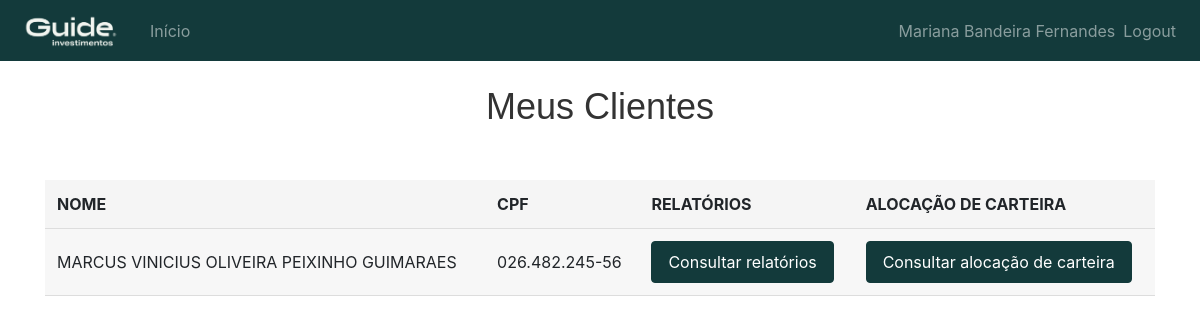
The app's page /client_list (signed in) with its own data.
### website/models.py (models this page shows)
class User(db.Model, UserMixin):
    id = db.Column(db.Integer, primary_key=True)
    email = db.Column(db.String(150), unique=True)
    password = db.Column(db.String(150))
    first_name = db.Column(db.String(150))

class Cliente(db.Model, UserMixin):
    id = db.Column(db.Integer, primary_key=True)
    user_id = db.Column(db.Integer, db.ForeignKey('user.id'))
    mod_time = db.Column(db.DateTime)
    name = db.Column(db.String(150))
    cpf = db.Column(db.String(150))
    birthday = db.Column(db.DateTime)
    civil_state = db.Column(db.String(150))
    email = db.Column(db.String(150))
    phone = db.Column(db.String(150))
    address = db.Column(db.String(150))
    occupation = db.Column(db.String(150))
    workplace = db.Column(db.String(150))
    investor_profile = db.Column(db.String(150))
    txt_dict_1 = db.Column(db.String(150))
    txt_dict_2 = db.Column(db.String(150))
    txt_dict_3 = db.Column(db.String(150))
    txt_dict_4 = db.Column(db.String(150))
    txt_dict_5 = db.Column(db.String(150))
    txt_dict_6 = db.Column(db.String(150))
    txt_dict_7 = db.Column(db.String(150))
    txt_dict_8 = db.Column(db.String(150))
    txt_dict_9 = db.Column(db.String(150))
    txt_dict_10 = db.Column(db.String(150))
    txt_dict_11 = db.Column(db.String(150))
    txt_dict_12 = db.Column(db.String(150))
    txt_dict_13 = db.Column(db.String(150))
    txt_dict_14 = db.Column(db.String(150))
    txt_dict_15 = db.Column(db.String(150))
    txt_dict_16 = db.Column(db.String(150))
    txt_dict_17 = db.Column(db.String(150))
    cliente = relationship('User', backref='cliente')

### website/views.py (the view)
@views.route("/client_list", methods=['GET', 'POST'])
@login_required
def client_list():
    clientes = Cliente.query.filter_by(user_id=current_user.id).all()
    return render_template('client_list.html', clientes=clientes, user=current_user)

### website/__init__.py (called while the page is built)
def create_app():
    app = Flask(__name__)
    app.config['SECRET_KEY'] = 'abcdefg'
    app.config['SQLALCHEMY_DATABASE_URI'] = f'sqlite:///{DB_NAME}'
    app.config['PERMANENT_SESSION_LIFETIME'] = timedelta(seconds=10)
    db.init_app(app)
    from .views import views
    from .auth import auth
    app.register_blueprint(views, url_prefix='/')
    app.register_blueprint(auth, url_prefix='/')
    from .models import User
    login_manager = LoginManager()
    login_manager.login_view = 'auth.login'
    login_manager.init_app(app)
    @login_manager.user_loader
    def load_user(id):
        return User.query.get(int(id))
    with app.app_context():
        db.create_all()
        print('DB created')
    try:
        id = current_user
        if not app.debug and id in session:
            session.pop(id, None)
    except:
        pass
    return app

### website/templates/client_list.html (shortened to what this page needs)
{% extends "base.html" %}
{% block content %}
<br>
</head>
<body>
<h1>Meus Clientes</h1>
<br>
{% if clientes %}
<table>
    <thead>
        <tr>
            <th>Nome</th>
            <th>CPF</th>
            <th>Relatórios</th>
            <th>Alocação de carteira</th>
        </tr>
    </thead>
    <tbody>
        {% for cliente in clientes %}
        <tr>
            <td>{{ cliente.name }}</td>
            <td>{{ cliente.cpf }}</td>
            <td><a href="/report/{{ cliente.id }}" class="btn">Consultar relatórios</a></td>
            <td><a href="/allocation/{{ cliente.id }}" class="btn">Consultar alocação de carteira</td>
        </tr>
        {% endfor %}
    </tbody>
</table>
{% else %}
<h4>Nenhum cliente registrado.</h4>
{% endif %}
{% endblock %}

### website/templates/base.html (shortened to what this page needs)
<!DOCTYPE html>
<html>
    <head>
        <link
            rel="stylesheet"
            href="https://stackpath.bootstrapcdn.com/bootstrap/4.4.1/css/bootstrap.min.css"
        />
    <link
      rel="stylesheet"
      href="https://stackpath.bootstrapcdn.com/font-awesome/4.7.0/css/font-awesome.min.css"
    />
    </head>
    <body>
        <nav class="navbar navbar-expand-lg navbar-dark bg-133a3b">
            <a class="navbar-brand" href="/">
                <img src="{{ url_for('static', filename='logo.png') }}" width="110" height="35" alt="Logo">
            </a>
            <div class="collapse navbar-collapse" id="navbar">
                <div class="navbar-nav">
                    {% if user.is_authenticated %}
                    <a class="nav-item nav-link id=home" href="/">Início</a>
                    {% else %}
                    <a class="nav-item nav-link id=login" href="/login">Login</a>
                    <a class="nav-item nav-link id=signUp" href="/sign-up">Criar conta</a>
                    {% endif %}
                </div>
                <div class="navbar-nav ml-auto">
                    {% if user.is_authenticated %}
                    <span class="navbar-text">{{ current_user.first_name }}</span>
                    <a class="nav-item nav-link id=logout" href="/logout">Logout</a>
                    {% endif %}
            </div>
        </nav>
        <div class="container">
            {% block content %}
            {% endblock %}
        </div>
    </body>
</html>

### website/templates/base.html (style rules this page uses)
h1 { font-family: 'Gill Sans', 'Gill Sans MT', Calibri, 'Trebuchet MS', sans-serif; font-size: 36px; }
.bg-133a3b { background-color: #133a3b !important; }

### website/templates/client_list.html (style rules this page uses)
h1 { color: #333; text-align: center; }
table { width: 100%; border-collapse: collapse; margin-top: 20px; background-color: #f7f7f7; }
th, td { padding: 12px; text-align: left; border-bottom: 1px solid #ddd; }
th { background-color: #f5f5f5; font-weight: bold; text-transform: uppercase; }
a { text-decoration: none; color: #133a3b; transition: color 0.3s ease; }
.btn { display: inline-block; padding: 8px 16px; background-color: #133a3b; color: #fff; border-radius: 4px; border-color: #133a3b; transition: background-color 0.3s ease; }

### records on screen
User: first_name "Mariana Bandeira Fernandes"
Cliente: name "MARCUS VINICIUS OLIVEIRA PEIXINHO GUIMARAES", cpf "026.482.245-56"
